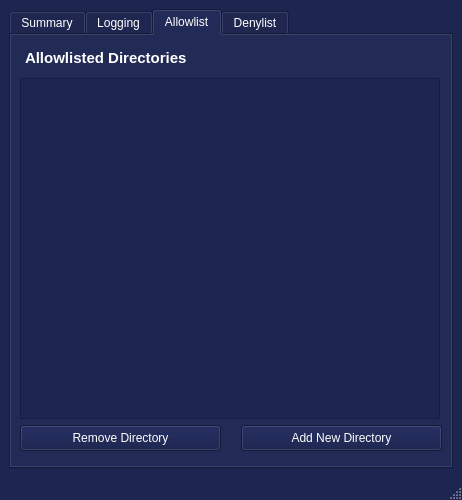
<?xml version="1.0" encoding="UTF-8"?>
<ui version="4.0">
 <class>MainWindow</class>
 <widget class="QMainWindow" name="MainWindow">
  <property name="geometry">
   <rect>
    <x>0</x>
    <y>0</y>
    <width>462</width>
    <height>500</height>
   </rect>
  </property>
  <property name="sizePolicy">
   <sizepolicy hsizetype="Preferred" vsizetype="Preferred">
    <horstretch>0</horstretch>
    <verstretch>0</verstretch>
   </sizepolicy>
  </property>
  <property name="maximumSize">
   <size>
    <width>462</width>
    <height>500</height>
   </size>
  </property>
  <property name="palette">
   <palette>
    <active>
     <colorrole role="WindowText">
      <brush brushstyle="SolidPattern">
       <color alpha="255">
        <red>255</red>
        <green>255</green>
        <blue>255</blue>
       </color>
      </brush>
     </colorrole>
     <colorrole role="Button">
      <brush brushstyle="SolidPattern">
       <color alpha="255">
        <red>12</red>
        <green>21</green>
        <blue>66</blue>
       </color>
      </brush>
     </colorrole>
     <colorrole role="Light">
      <brush brushstyle="SolidPattern">
       <color alpha="255">
        <red>43</red>
        <green>56</green>
        <blue>121</blue>
       </color>
      </brush>
     </colorrole>
     <colorrole role="Midlight">
      <brush brushstyle="SolidPattern">
       <color alpha="255">
        <red>36</red>
        <green>46</green>
        <blue>101</blue>
       </color>
      </brush>
     </colorrole>
     <colorrole role="Dark">
      <brush brushstyle="SolidPattern">
       <color alpha="255">
        <red>14</red>
        <green>19</green>
        <blue>40</blue>
       </color>
      </brush>
     </colorrole>
     <colorrole role="Mid">
      <brush brushstyle="SolidPattern">
       <color alpha="255">
        <red>19</red>
        <green>25</green>
        <blue>54</blue>
       </color>
      </brush>
     </colorrole>
     <colorrole role="Text">
      <brush brushstyle="SolidPattern">
       <color alpha="255">
        <red>255</red>
        <green>255</green>
        <blue>255</blue>
       </color>
      </brush>
     </colorrole>
     <colorrole role="BrightText">
      <brush brushstyle="SolidPattern">
       <color alpha="255">
        <red>255</red>
        <green>255</green>
        <blue>255</blue>
       </color>
      </brush>
     </colorrole>
     <colorrole role="ButtonText">
      <brush brushstyle="SolidPattern">
       <color alpha="255">
        <red>255</red>
        <green>255</green>
        <blue>255</blue>
       </color>
      </brush>
     </colorrole>
     <colorrole role="Base">
      <brush brushstyle="SolidPattern">
       <color alpha="255">
        <red>29</red>
        <green>37</green>
        <blue>81</blue>
       </color>
      </brush>
     </colorrole>
     <colorrole role="Window">
      <brush brushstyle="SolidPattern">
       <color alpha="255">
        <red>29</red>
        <green>37</green>
        <blue>81</blue>
       </color>
      </brush>
     </colorrole>
     <colorrole role="Shadow">
      <brush brushstyle="SolidPattern">
       <color alpha="255">
        <red>0</red>
        <green>0</green>
        <blue>0</blue>
       </color>
      </brush>
     </colorrole>
     <colorrole role="Highlight">
      <brush brushstyle="SolidPattern">
       <color alpha="255">
        <red>96</red>
        <green>192</green>
        <blue>234</blue>
       </color>
      </brush>
     </colorrole>
     <colorrole role="AlternateBase">
      <brush brushstyle="SolidPattern">
       <color alpha="255">
        <red>14</red>
        <green>18</green>
        <blue>40</blue>
       </color>
      </brush>
     </colorrole>
     <colorrole role="ToolTipBase">
      <brush brushstyle="SolidPattern">
       <color alpha="255">
        <red>255</red>
        <green>255</green>
        <blue>220</blue>
       </color>
      </brush>
     </colorrole>
     <colorrole role="ToolTipText">
      <brush brushstyle="SolidPattern">
       <color alpha="255">
        <red>0</red>
        <green>0</green>
        <blue>0</blue>
       </color>
      </brush>
     </colorrole>
     <colorrole role="PlaceholderText">
      <brush brushstyle="SolidPattern">
       <color alpha="127">
        <red>255</red>
        <green>255</green>
        <blue>255</blue>
       </color>
      </brush>
     </colorrole>
     <colorrole role="Accent">
      <brush brushstyle="SolidPattern">
       <color alpha="255">
        <red>0</red>
        <green>0</green>
        <blue>0</blue>
       </color>
      </brush>
     </colorrole>
    </active>
    <inactive>
     <colorrole role="WindowText">
      <brush brushstyle="SolidPattern">
       <color alpha="255">
        <red>255</red>
        <green>255</green>
        <blue>255</blue>
       </color>
      </brush>
     </colorrole>
     <colorrole role="Button">
      <brush brushstyle="SolidPattern">
       <color alpha="255">
        <red>12</red>
        <green>21</green>
        <blue>66</blue>
       </color>
      </brush>
     </colorrole>
     <colorrole role="Light">
      <brush brushstyle="SolidPattern">
       <color alpha="255">
        <red>43</red>
        <green>56</green>
        <blue>121</blue>
       </color>
      </brush>
     </colorrole>
     <colorrole role="Midlight">
      <brush brushstyle="SolidPattern">
       <color alpha="255">
        <red>36</red>
        <green>46</green>
        <blue>101</blue>
       </color>
      </brush>
     </colorrole>
     <colorrole role="Dark">
      <brush brushstyle="SolidPattern">
       <color alpha="255">
        <red>14</red>
        <green>19</green>
        <blue>40</blue>
       </color>
      </brush>
     </colorrole>
     <colorrole role="Mid">
      <brush brushstyle="SolidPattern">
       <color alpha="255">
        <red>19</red>
        <green>25</green>
        <blue>54</blue>
       </color>
      </brush>
     </colorrole>
     <colorrole role="Text">
      <brush brushstyle="SolidPattern">
       <color alpha="255">
        <red>255</red>
        <green>255</green>
        <blue>255</blue>
       </color>
      </brush>
     </colorrole>
     <colorrole role="BrightText">
      <brush brushstyle="SolidPattern">
       <color alpha="255">
        <red>255</red>
        <green>255</green>
        <blue>255</blue>
       </color>
      </brush>
     </colorrole>
     <colorrole role="ButtonText">
      <brush brushstyle="SolidPattern">
       <color alpha="255">
        <red>255</red>
        <green>255</green>
        <blue>255</blue>
       </color>
      </brush>
     </colorrole>
     <colorrole role="Base">
      <brush brushstyle="SolidPattern">
       <color alpha="255">
        <red>29</red>
        <green>37</green>
        <blue>81</blue>
       </color>
      </brush>
     </colorrole>
     <colorrole role="Window">
      <brush brushstyle="SolidPattern">
       <color alpha="255">
        <red>29</red>
        <green>37</green>
        <blue>81</blue>
       </color>
      </brush>
     </colorrole>
     <colorrole role="Shadow">
      <brush brushstyle="SolidPattern">
       <color alpha="255">
        <red>0</red>
        <green>0</green>
        <blue>0</blue>
       </color>
      </brush>
     </colorrole>
     <colorrole role="Highlight">
      <brush brushstyle="SolidPattern">
       <color alpha="255">
        <red>96</red>
        <green>192</green>
        <blue>234</blue>
       </color>
      </brush>
     </colorrole>
     <colorrole role="AlternateBase">
      <brush brushstyle="SolidPattern">
       <color alpha="255">
        <red>14</red>
        <green>18</green>
        <blue>40</blue>
       </color>
      </brush>
     </colorrole>
     <colorrole role="ToolTipBase">
      <brush brushstyle="SolidPattern">
       <color alpha="255">
        <red>255</red>
        <green>255</green>
        <blue>220</blue>
       </color>
      </brush>
     </colorrole>
     <colorrole role="ToolTipText">
      <brush brushstyle="SolidPattern">
       <color alpha="255">
        <red>0</red>
        <green>0</green>
        <blue>0</blue>
       </color>
      </brush>
     </colorrole>
     <colorrole role="PlaceholderText">
      <brush brushstyle="SolidPattern">
       <color alpha="127">
        <red>255</red>
        <green>255</green>
        <blue>255</blue>
       </color>
      </brush>
     </colorrole>
     <colorrole role="Accent">
      <brush brushstyle="SolidPattern">
       <color alpha="255">
        <red>0</red>
        <green>0</green>
        <blue>0</blue>
       </color>
      </brush>
     </colorrole>
    </inactive>
    <disabled>
     <colorrole role="WindowText">
      <brush brushstyle="SolidPattern">
       <color alpha="255">
        <red>14</red>
        <green>19</green>
        <blue>40</blue>
       </color>
      </brush>
     </colorrole>
     <colorrole role="Button">
      <brush brushstyle="SolidPattern">
       <color alpha="255">
        <red>12</red>
        <green>21</green>
        <blue>66</blue>
       </color>
      </brush>
     </colorrole>
     <colorrole role="Light">
      <brush brushstyle="SolidPattern">
       <color alpha="255">
        <red>43</red>
        <green>56</green>
        <blue>121</blue>
       </color>
      </brush>
     </colorrole>
     <colorrole role="Midlight">
      <brush brushstyle="SolidPattern">
       <color alpha="255">
        <red>36</red>
        <green>46</green>
        <blue>101</blue>
       </color>
      </brush>
     </colorrole>
     <colorrole role="Dark">
      <brush brushstyle="SolidPattern">
       <color alpha="255">
        <red>14</red>
        <green>19</green>
        <blue>40</blue>
       </color>
      </brush>
     </colorrole>
     <colorrole role="Mid">
      <brush brushstyle="SolidPattern">
       <color alpha="255">
        <red>19</red>
        <green>25</green>
        <blue>54</blue>
       </color>
      </brush>
     </colorrole>
     <colorrole role="Text">
      <brush brushstyle="SolidPattern">
       <color alpha="255">
        <red>14</red>
        <green>19</green>
        <blue>40</blue>
       </color>
      </brush>
     </colorrole>
     <colorrole role="BrightText">
      <brush brushstyle="SolidPattern">
       <color alpha="255">
        <red>255</red>
        <green>255</green>
        <blue>255</blue>
       </color>
      </brush>
     </colorrole>
     <colorrole role="ButtonText">
      <brush brushstyle="SolidPattern">
       <color alpha="255">
        <red>14</red>
        <green>19</green>
        <blue>40</blue>
       </color>
      </brush>
     </colorrole>
     <colorrole role="Base">
      <brush brushstyle="SolidPattern">
       <color alpha="255">
        <red>29</red>
        <green>37</green>
        <blue>81</blue>
       </color>
      </brush>
     </colorrole>
     <colorrole role="Window">
      <brush brushstyle="SolidPattern">
       <color alpha="255">
        <red>29</red>
        <green>37</green>
        <blue>81</blue>
       </color>
      </brush>
     </colorrole>
     <colorrole role="Shadow">
      <brush brushstyle="SolidPattern">
       <color alpha="255">
        <red>0</red>
        <green>0</green>
        <blue>0</blue>
       </color>
      </brush>
     </colorrole>
     <colorrole role="Highlight">
      <brush brushstyle="SolidPattern">
       <color alpha="255">
        <red>96</red>
        <green>192</green>
        <blue>234</blue>
       </color>
      </brush>
     </colorrole>
     <colorrole role="AlternateBase">
      <brush brushstyle="SolidPattern">
       <color alpha="255">
        <red>29</red>
        <green>37</green>
        <blue>81</blue>
       </color>
      </brush>
     </colorrole>
     <colorrole role="ToolTipBase">
      <brush brushstyle="SolidPattern">
       <color alpha="255">
        <red>255</red>
        <green>255</green>
        <blue>220</blue>
       </color>
      </brush>
     </colorrole>
     <colorrole role="ToolTipText">
      <brush brushstyle="SolidPattern">
       <color alpha="255">
        <red>0</red>
        <green>0</green>
        <blue>0</blue>
       </color>
      </brush>
     </colorrole>
     <colorrole role="PlaceholderText">
      <brush brushstyle="SolidPattern">
       <color alpha="127">
        <red>14</red>
        <green>19</green>
        <blue>40</blue>
       </color>
      </brush>
     </colorrole>
     <colorrole role="Accent">
      <brush brushstyle="SolidPattern">
       <color alpha="255">
        <red>20</red>
        <green>26</green>
        <blue>57</blue>
       </color>
      </brush>
     </colorrole>
    </disabled>
   </palette>
  </property>
  <property name="windowTitle">
   <string>EntropyCop</string>
  </property>
  <property name="autoFillBackground">
   <bool>false</bool>
  </property>
  <widget class="QWidget" name="centralwidget">
   <layout class="QHBoxLayout" name="horizontalLayout">
    <item>
     <layout class="QHBoxLayout" name="horizontalLayout_2">
      <item>
       <widget class="QTabWidget" name="tabWidget">
        <property name="tabPosition">
         <enum>QTabWidget::TabPosition::North</enum>
        </property>
        <property name="currentIndex">
         <number>2</number>
        </property>
        <widget class="QWidget" name="summary_tab">
         <attribute name="title">
          <string>Summary</string>
         </attribute>
         <widget class="QFrame" name="usageFrame">
          <property name="geometry">
           <rect>
            <x>10</x>
            <y>260</y>
            <width>421</width>
            <height>91</height>
           </rect>
          </property>
          <property name="frameShape">
           <enum>QFrame::Shape::StyledPanel</enum>
          </property>
          <property name="frameShadow">
           <enum>QFrame::Shadow::Raised</enum>
          </property>
          <widget class="QTextBrowser" name="cpuTitle">
           <property name="geometry">
            <rect>
             <x>10</x>
             <y>10</y>
             <width>191</width>
             <height>31</height>
            </rect>
           </property>
           <property name="styleSheet">
            <string notr="true">background: transparent</string>
           </property>
           <property name="frameShape">
            <enum>QFrame::Shape::NoFrame</enum>
           </property>
           <property name="verticalScrollBarPolicy">
            <enum>Qt::ScrollBarPolicy::ScrollBarAlwaysOff</enum>
           </property>
           <property name="horizontalScrollBarPolicy">
            <enum>Qt::ScrollBarPolicy::ScrollBarAlwaysOff</enum>
           </property>
           <property name="html">
            <string>&lt;!DOCTYPE HTML PUBLIC &quot;-//W3C//DTD HTML 4.0//EN&quot; &quot;http://www.w3.org/TR/REC-html40/strict.dtd&quot;&gt;
&lt;html&gt;&lt;head&gt;&lt;meta name=&quot;qrichtext&quot; content=&quot;1&quot; /&gt;&lt;meta charset=&quot;utf-8&quot; /&gt;&lt;style type=&quot;text/css&quot;&gt;
p, li { white-space: pre-wrap; }
hr { height: 1px; border-width: 0; }
li.unchecked::marker { content: &quot;\2610&quot;; }
li.checked::marker { content: &quot;\2612&quot;; }
&lt;/style&gt;&lt;/head&gt;&lt;body style=&quot; font-family:'Ubuntu Sans'; font-size:11pt; font-weight:400; font-style:normal;&quot;&gt;
&lt;p style=&quot; margin-top:0px; margin-bottom:0px; margin-left:0px; margin-right:0px; -qt-block-indent:0; text-indent:0px;&quot;&gt;&lt;span style=&quot; font-weight:700; color:#ffffff;&quot;&gt;Estimated CPU Usage&lt;/span&gt;&lt;/p&gt;&lt;/body&gt;&lt;/html&gt;</string>
           </property>
          </widget>
          <widget class="QTextBrowser" name="memTitle">
           <property name="geometry">
            <rect>
             <x>210</x>
             <y>10</y>
             <width>201</width>
             <height>31</height>
            </rect>
           </property>
           <property name="styleSheet">
            <string notr="true">background: transparent;</string>
           </property>
           <property name="frameShape">
            <enum>QFrame::Shape::NoFrame</enum>
           </property>
           <property name="verticalScrollBarPolicy">
            <enum>Qt::ScrollBarPolicy::ScrollBarAlwaysOff</enum>
           </property>
           <property name="horizontalScrollBarPolicy">
            <enum>Qt::ScrollBarPolicy::ScrollBarAlwaysOff</enum>
           </property>
           <property name="html">
            <string>&lt;!DOCTYPE HTML PUBLIC &quot;-//W3C//DTD HTML 4.0//EN&quot; &quot;http://www.w3.org/TR/REC-html40/strict.dtd&quot;&gt;
&lt;html&gt;&lt;head&gt;&lt;meta name=&quot;qrichtext&quot; content=&quot;1&quot; /&gt;&lt;meta charset=&quot;utf-8&quot; /&gt;&lt;style type=&quot;text/css&quot;&gt;
p, li { white-space: pre-wrap; }
hr { height: 1px; border-width: 0; }
li.unchecked::marker { content: &quot;\2610&quot;; }
li.checked::marker { content: &quot;\2612&quot;; }
&lt;/style&gt;&lt;/head&gt;&lt;body style=&quot; font-family:'Ubuntu Sans'; font-size:11pt; font-weight:400; font-style:normal;&quot;&gt;
&lt;p style=&quot; margin-top:0px; margin-bottom:0px; margin-left:0px; margin-right:0px; -qt-block-indent:0; text-indent:0px;&quot;&gt;&lt;span style=&quot; font-weight:700; color:#ffffff;&quot;&gt;Estimated Memory Usage&lt;/span&gt;&lt;/p&gt;&lt;/body&gt;&lt;/html&gt;</string>
           </property>
          </widget>
          <widget class="QWidget" name="cpuWidget" native="true">
           <property name="geometry">
            <rect>
             <x>10</x>
             <y>40</y>
             <width>191</width>
             <height>41</height>
            </rect>
           </property>
           <widget class="QProgressBar" name="cpuProgressBar">
            <property name="geometry">
             <rect>
              <x>10</x>
              <y>10</y>
              <width>171</width>
              <height>23</height>
             </rect>
            </property>
           </widget>
          </widget>
          <widget class="QWidget" name="memWidget" native="true">
           <property name="geometry">
            <rect>
             <x>210</x>
             <y>40</y>
             <width>201</width>
             <height>41</height>
            </rect>
           </property>
           <widget class="QProgressBar" name="memProgressBar">
            <property name="geometry">
             <rect>
              <x>10</x>
              <y>10</y>
              <width>171</width>
              <height>23</height>
             </rect>
            </property>
            <property name="value">
             <number>0</number>
            </property>
            <property name="format">
             <string>%p%</string>
            </property>
           </widget>
          </widget>
         </widget>
         <widget class="QFrame" name="statusFrame">
          <property name="geometry">
           <rect>
            <x>10</x>
            <y>10</y>
            <width>421</width>
            <height>101</height>
           </rect>
          </property>
          <property name="frameShape">
           <enum>QFrame::Shape::StyledPanel</enum>
          </property>
          <property name="frameShadow">
           <enum>QFrame::Shadow::Raised</enum>
          </property>
          <widget class="QTextBrowser" name="statusText">
           <property name="geometry">
            <rect>
             <x>10</x>
             <y>40</y>
             <width>401</width>
             <height>51</height>
            </rect>
           </property>
           <property name="autoFillBackground">
            <bool>false</bool>
           </property>
           <property name="styleSheet">
            <string notr="true">background:transparent; color:white;</string>
           </property>
           <property name="frameShape">
            <enum>QFrame::Shape::NoFrame</enum>
           </property>
           <property name="lineWidth">
            <number>0</number>
           </property>
           <property name="html">
            <string>&lt;!DOCTYPE HTML PUBLIC &quot;-//W3C//DTD HTML 4.0//EN&quot; &quot;http://www.w3.org/TR/REC-html40/strict.dtd&quot;&gt;
&lt;html&gt;&lt;head&gt;&lt;meta name=&quot;qrichtext&quot; content=&quot;1&quot; /&gt;&lt;meta charset=&quot;utf-8&quot; /&gt;&lt;style type=&quot;text/css&quot;&gt;
p, li { white-space: pre-wrap; }
hr { height: 1px; border-width: 0; }
li.unchecked::marker { content: &quot;\2610&quot;; }
li.checked::marker { content: &quot;\2612&quot;; }
&lt;/style&gt;&lt;/head&gt;&lt;body style=&quot; font-family:'Ubuntu Sans'; font-size:11pt; font-weight:400; font-style:normal;&quot;&gt;
&lt;p style=&quot;-qt-paragraph-type:empty; margin-top:0px; margin-bottom:0px; margin-left:0px; margin-right:0px; -qt-block-indent:0; text-indent:0px;&quot;&gt;&lt;br /&gt;&lt;/p&gt;&lt;/body&gt;&lt;/html&gt;</string>
           </property>
          </widget>
          <widget class="QTextBrowser" name="statusTitle">
           <property name="geometry">
            <rect>
             <x>10</x>
             <y>10</y>
             <width>401</width>
             <height>31</height>
            </rect>
           </property>
           <property name="autoFillBackground">
            <bool>false</bool>
           </property>
           <property name="styleSheet">
            <string notr="true">background:transparent;</string>
           </property>
           <property name="frameShape">
            <enum>QFrame::Shape::NoFrame</enum>
           </property>
           <property name="lineWidth">
            <number>0</number>
           </property>
           <property name="html">
            <string>&lt;!DOCTYPE HTML PUBLIC &quot;-//W3C//DTD HTML 4.0//EN&quot; &quot;http://www.w3.org/TR/REC-html40/strict.dtd&quot;&gt;
&lt;html&gt;&lt;head&gt;&lt;meta name=&quot;qrichtext&quot; content=&quot;1&quot; /&gt;&lt;meta charset=&quot;utf-8&quot; /&gt;&lt;style type=&quot;text/css&quot;&gt;
p, li { white-space: pre-wrap; }
hr { height: 1px; border-width: 0; }
li.unchecked::marker { content: &quot;\2610&quot;; }
li.checked::marker { content: &quot;\2612&quot;; }
&lt;/style&gt;&lt;/head&gt;&lt;body style=&quot; font-family:'Ubuntu Sans'; font-size:11pt; font-weight:400; font-style:normal;&quot;&gt;
&lt;p style=&quot; margin-top:0px; margin-bottom:0px; margin-left:0px; margin-right:0px; -qt-block-indent:0; text-indent:0px;&quot;&gt;&lt;span style=&quot; font-weight:700; color:#ffffff;&quot;&gt;Detector Status&lt;/span&gt;&lt;/p&gt;&lt;/body&gt;&lt;/html&gt;</string>
           </property>
          </widget>
         </widget>
         <widget class="QFrame" name="methodDetectionFrame">
          <property name="geometry">
           <rect>
            <x>10</x>
            <y>120</y>
            <width>421</width>
            <height>131</height>
           </rect>
          </property>
          <property name="sizePolicy">
           <sizepolicy hsizetype="Preferred" vsizetype="Preferred">
            <horstretch>0</horstretch>
            <verstretch>0</verstretch>
           </sizepolicy>
          </property>
          <property name="frameShape">
           <enum>QFrame::Shape::StyledPanel</enum>
          </property>
          <property name="frameShadow">
           <enum>QFrame::Shadow::Raised</enum>
          </property>
          <layout class="QGridLayout" name="gridLayout">
           <item row="0" column="0" colspan="2">
            <widget class="QTextBrowser" name="methodTitle">
             <property name="styleSheet">
              <string notr="true">background: transparent;</string>
             </property>
             <property name="frameShape">
              <enum>QFrame::Shape::NoFrame</enum>
             </property>
             <property name="html">
              <string>&lt;!DOCTYPE HTML PUBLIC &quot;-//W3C//DTD HTML 4.0//EN&quot; &quot;http://www.w3.org/TR/REC-html40/strict.dtd&quot;&gt;
&lt;html&gt;&lt;head&gt;&lt;meta name=&quot;qrichtext&quot; content=&quot;1&quot; /&gt;&lt;meta charset=&quot;utf-8&quot; /&gt;&lt;style type=&quot;text/css&quot;&gt;
p, li { white-space: pre-wrap; }
hr { height: 1px; border-width: 0; }
li.unchecked::marker { content: &quot;\2610&quot;; }
li.checked::marker { content: &quot;\2612&quot;; }
&lt;/style&gt;&lt;/head&gt;&lt;body style=&quot; font-family:'Ubuntu Sans'; font-size:11pt; font-weight:400; font-style:normal;&quot;&gt;
&lt;p style=&quot; margin-top:0px; margin-bottom:0px; margin-left:0px; margin-right:0px; -qt-block-indent:0; text-indent:0px;&quot;&gt;&lt;span style=&quot; font-weight:700; color:#ffffff;&quot;&gt;Select Method(s) to Detect Ransomware &lt;/span&gt;&lt;/p&gt;&lt;/body&gt;&lt;/html&gt;</string>
             </property>
            </widget>
           </item>
           <item row="1" column="0">
            <layout class="QVBoxLayout" name="verticalLayout">
             <item>
              <widget class="QCheckBox" name="entropyCheckBox">
               <property name="text">
                <string>Entropy Based</string>
               </property>
              </widget>
             </item>
             <item>
              <widget class="QCheckBox" name="honeyFileCheckBox">
               <property name="text">
                <string>Honey Files</string>
               </property>
              </widget>
             </item>
            </layout>
           </item>
           <item row="2" column="0">
            <widget class="QPushButton" name="startButton">
             <property name="text">
              <string>Start / Restart Detector</string>
             </property>
            </widget>
           </item>
           <item row="2" column="1">
            <widget class="QPushButton" name="stopButton">
             <property name="text">
              <string>Stop Detector</string>
             </property>
            </widget>
           </item>
          </layout>
         </widget>
        </widget>
        <widget class="QWidget" name="logging_tab">
         <attribute name="title">
          <string>Logging</string>
         </attribute>
         <layout class="QHBoxLayout" name="horizontalLayout_3">
          <item>
           <widget class="QTextBrowser" name="loggingText"/>
          </item>
         </layout>
        </widget>
        <widget class="QWidget" name="whitelist_tab">
         <attribute name="title">
          <string>Allowlist</string>
         </attribute>
         <widget class="QTextBrowser" name="whitelistDirectoryTitle">
          <property name="geometry">
           <rect>
            <x>9</x>
            <y>9</y>
            <width>420</width>
            <height>31</height>
           </rect>
          </property>
          <property name="styleSheet">
           <string notr="true">background:transparent</string>
          </property>
          <property name="html">
           <string>&lt;!DOCTYPE HTML PUBLIC &quot;-//W3C//DTD HTML 4.0//EN&quot; &quot;http://www.w3.org/TR/REC-html40/strict.dtd&quot;&gt;
&lt;html&gt;&lt;head&gt;&lt;meta name=&quot;qrichtext&quot; content=&quot;1&quot; /&gt;&lt;meta charset=&quot;utf-8&quot; /&gt;&lt;style type=&quot;text/css&quot;&gt;
p, li { white-space: pre-wrap; }
hr { height: 1px; border-width: 0; }
li.unchecked::marker { content: &quot;\2610&quot;; }
li.checked::marker { content: &quot;\2612&quot;; }
&lt;/style&gt;&lt;/head&gt;&lt;body style=&quot; font-family:'Ubuntu Sans'; font-size:11pt; font-weight:400; font-style:normal;&quot;&gt;
&lt;p style=&quot; margin-top:0px; margin-bottom:0px; margin-left:0px; margin-right:0px; -qt-block-indent:0; text-indent:0px;&quot;&gt;&lt;span style=&quot; font-weight:700; color:#ffffff;&quot;&gt;Allowlisted Directories&lt;/span&gt;&lt;/p&gt;&lt;/body&gt;&lt;/html&gt;</string>
          </property>
         </widget>
         <widget class="QPushButton" name="removeDirectoryButton">
          <property name="geometry">
           <rect>
            <x>9</x>
            <y>390</y>
            <width>201</width>
            <height>26</height>
           </rect>
          </property>
          <property name="text">
           <string>Remove Directory</string>
          </property>
         </widget>
         <widget class="QPushButton" name="newDirectoryButton">
          <property name="geometry">
           <rect>
            <x>230</x>
            <y>390</y>
            <width>201</width>
            <height>26</height>
           </rect>
          </property>
          <property name="text">
           <string>Add New Directory</string>
          </property>
         </widget>
         <widget class="QListView" name="whitelistDirectoryList">
          <property name="geometry">
           <rect>
            <x>9</x>
            <y>43</y>
            <width>420</width>
            <height>341</height>
           </rect>
          </property>
         </widget>
        </widget>
        <widget class="QWidget" name="blacklist_tab">
         <attribute name="title">
          <string>Denylist</string>
         </attribute>
         <widget class="QPushButton" name="newExeButton">
          <property name="geometry">
           <rect>
            <x>231</x>
            <y>390</y>
            <width>201</width>
            <height>26</height>
           </rect>
          </property>
          <property name="text">
           <string>Add New Extension</string>
          </property>
         </widget>
         <widget class="QListView" name="denylistExeList">
          <property name="geometry">
           <rect>
            <x>10</x>
            <y>43</y>
            <width>420</width>
            <height>341</height>
           </rect>
          </property>
         </widget>
         <widget class="QTextBrowser" name="denylistExeTitle">
          <property name="geometry">
           <rect>
            <x>10</x>
            <y>9</y>
            <width>420</width>
            <height>31</height>
           </rect>
          </property>
          <property name="styleSheet">
           <string notr="true">background:transparent</string>
          </property>
          <property name="html">
           <string>&lt;!DOCTYPE HTML PUBLIC &quot;-//W3C//DTD HTML 4.0//EN&quot; &quot;http://www.w3.org/TR/REC-html40/strict.dtd&quot;&gt;
&lt;html&gt;&lt;head&gt;&lt;meta name=&quot;qrichtext&quot; content=&quot;1&quot; /&gt;&lt;meta charset=&quot;utf-8&quot; /&gt;&lt;style type=&quot;text/css&quot;&gt;
p, li { white-space: pre-wrap; }
hr { height: 1px; border-width: 0; }
li.unchecked::marker { content: &quot;\2610&quot;; }
li.checked::marker { content: &quot;\2612&quot;; }
&lt;/style&gt;&lt;/head&gt;&lt;body style=&quot; font-family:'Ubuntu Sans'; font-size:11pt; font-weight:400; font-style:normal;&quot;&gt;
&lt;p style=&quot; margin-top:0px; margin-bottom:0px; margin-left:0px; margin-right:0px; -qt-block-indent:0; text-indent:0px;&quot;&gt;&lt;span style=&quot; font-weight:700; color:#ffffff;&quot;&gt;Denylisted File Extensions&lt;/span&gt;&lt;/p&gt;&lt;/body&gt;&lt;/html&gt;</string>
          </property>
         </widget>
         <widget class="QPushButton" name="removeExeButton">
          <property name="geometry">
           <rect>
            <x>10</x>
            <y>390</y>
            <width>201</width>
            <height>26</height>
           </rect>
          </property>
          <property name="text">
           <string>Remove Extension</string>
          </property>
         </widget>
        </widget>
       </widget>
      </item>
     </layout>
    </item>
   </layout>
  </widget>
  <widget class="QStatusBar" name="statusbar"/>
 </widget>
 <resources/>
 <connections/>
</ui>
